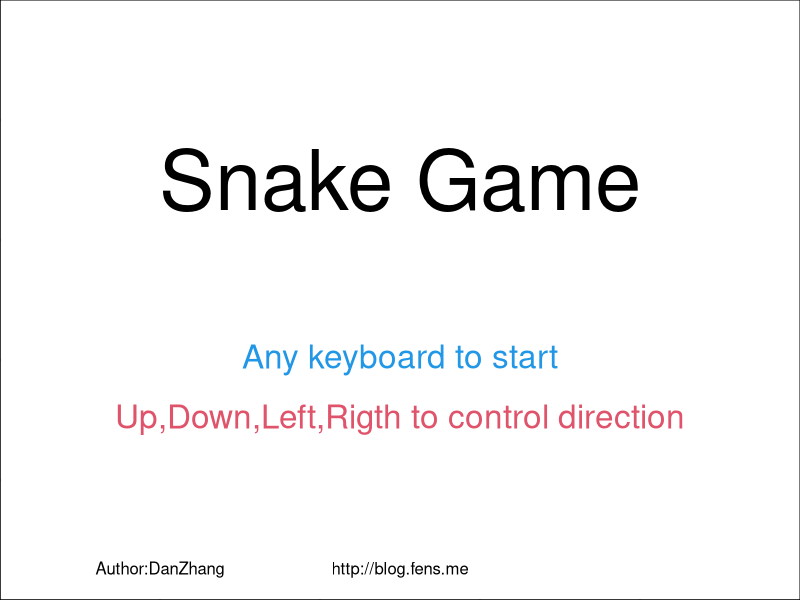

R code for this plot:
init<-function(){
  e<<-new.env()
  e$stage<-0
  e$width<-e$height<-20
  e$step<-1/e$width
  e$m<-matrix(rep(0,e$width*e$height),nrow=e$width)
  e$dir<-e$lastd<-'up'
  e$head<-c(2,2)
  e$lastx<-e$lasty<-2
  e$tail<-data.frame(x=c(),y=c())
  
  e$col_furit<-2
  e$col_head<-4
  e$col_tail<-8
  e$col_path<-0
}

index<-function(col) which(e$m==col)

stage1<-function(){
  e$stage<-1
  
  furit<-function(){
    if(length(index(e$col_furit))<=0){
      idx<-sample(index(e$col_path),1)
      
      fx<-ifelse(idx%%e$width==0,10,idx%%e$width)
      fy<-ceiling(idx/e$height)
      e$m[fx,fy]<-e$col_furit
      
      print(paste("furit idx",idx))
      print(paste("furit axis:",fx,fy))
    }
  }
  
  fail<-function(){
    if(length(which(e$head<1))>0 | length(which(e$head>e$width))>0){
      print("game over: Out of ledge.")
      keydown('q')
      return(TRUE)
    }
    
    if(e$m[e$head[1],e$head[2]]==e$col_tail){
      print("game over: head hit tail")
      keydown('q')
      return(TRUE)
    }
    
    return(FALSE)
  }
  
  
  # snake head
  head<-function(){
    e$lastx<-e$head[1]
    e$lasty<-e$head[2]
    
    if(e$dir=='up') e$head[2]<-e$head[2]+1
    if(e$dir=='down') e$head[2]<-e$head[2]-1
    if(e$dir=='left') e$head[1]<-e$head[1]-1
    if(e$dir=='right') e$head[1]<-e$head[1]+1
    
  }
  
  # snake body
  body<-function(){
    e$m[e$lastx,e$lasty]<-0
    e$m[e$head[1],e$head[2]]<-e$col_head #snake
    if(length(index(e$col_furit))<=0){ #不存在水果
      e$tail<-rbind(e$tail,data.frame(x=e$lastx,y=e$lasty))
    }
    
    if(nrow(e$tail)>0) { #如果有尾巴
      e$tail<-rbind(e$tail,data.frame(x=e$lastx,y=e$lasty))
      e$m[e$tail[1,]$x,e$tail[1,]$y]<-e$col_path
      e$tail<-e$tail[-1,]
      e$m[e$lastx,e$lasty]<-e$col_tail
    }
    
    print(paste("snake idx",index(e$col_head)))
    print(paste("snake axis:",e$head[1],e$head[2]))
  }
  
  drawTable<-function(){
    plot(0,0,xlim=c(0,1),ylim=c(0,1),type='n',xaxs="i", yaxs="i")
  }
  
  drawMatrix<-function(){
    idx<-which(e$m>0)
    px<- (ifelse(idx%%e$width==0,e$width,idx%%e$width)-1)/e$width+e$step/2
    py<- (ceiling(idx/e$height)-1)/e$height+e$step/2
    pxy<-data.frame(x=px,y=py,col=e$m[idx])
    points(pxy$x,pxy$y,col=pxy$col,pch=15,cex=4.4)
  }
  
  furit()
  head()
  if(!fail()){
    body()
    drawTable()
    drawMatrix()  
  }
}


stage0<-function(){
  e$stage<-0
  plot(0,0,xlim=c(0,1),ylim=c(0,1),type='n',xaxs="i", yaxs="i")
  text(0.5,0.7,label="Snake Game",cex=5)
  text(0.5,0.4,label="Any keyboard to start",cex=2,col=4)
  text(0.5,0.3,label="Up,Down,Left,Rigth to control direction",cex=2,col=2)
  text(0.2,0.05,label="Author:DanZhang",cex=1)
  text(0.5,0.05,label="http://blog.fens.me",cex=1)
}

stage2<-function(){
  e$stage<-2
  plot(0,0,xlim=c(0,1),ylim=c(0,1),type='n',xaxs="i", yaxs="i")
  text(0.5,0.7,label="Game Over",cex=5)
  text(0.5,0.4,label="Space to restart, q to quit.",cex=2,col=4)
  text(0.5,0.3,label=paste("Congratulations! You have eat",nrow(e$tail),"fruits!"),cex=2,col=2)
  text(0.2,0.05,label="Author:DanZhang",cex=1)
  text(0.5,0.05,label="http://blog.fens.me",cex=1)
}

keydown<-function(K){
  print(paste("keydown:",K,",stage:",e$stage));
  
  if(e$stage==0){
    init()
    stage1()
    return(NULL)
  }  
  
  if(e$stage==2){
    if(K=="q") q()
    else if(K==' ') stage0()  
    return(NULL)
  } 
  
  if(e$stage==1){
    if(K == "q") {
      stage2()
    } else {
      if(tolower(K) %in% c("up","down","left","right")){
        e$lastd<-e$dir
        e$dir<-tolower(K)
        stage1()  
      }
    }
  }
  return(NULL)
}

#######################################
# RUN  
#######################################  

run<-function(){
  par(mai=rep(0,4),oma=rep(0,4))
  e<<-new.env()
  stage0()
  # Need to initialize windows first
  # For windows
  #win.graph(7,7,12)
  
  getGraphicsEvent(prompt="Snake Game",onKeybd=keydown)
}

run()
